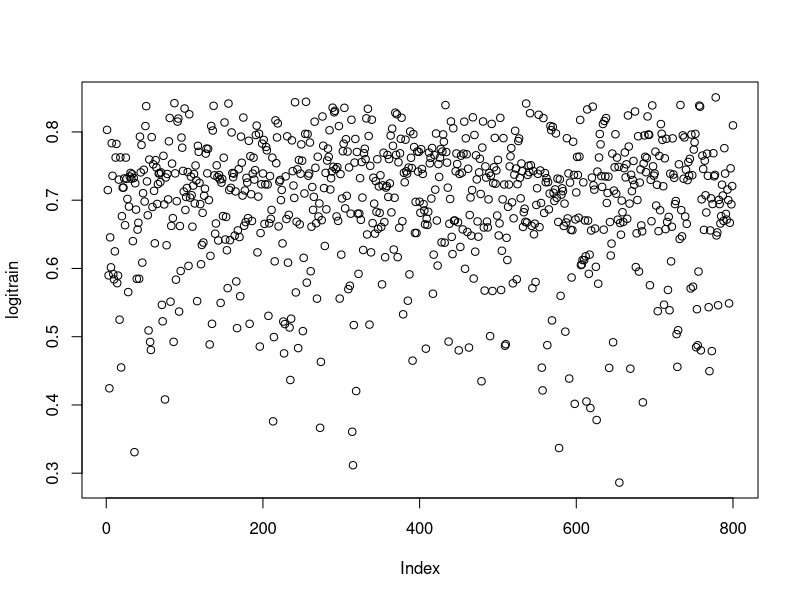
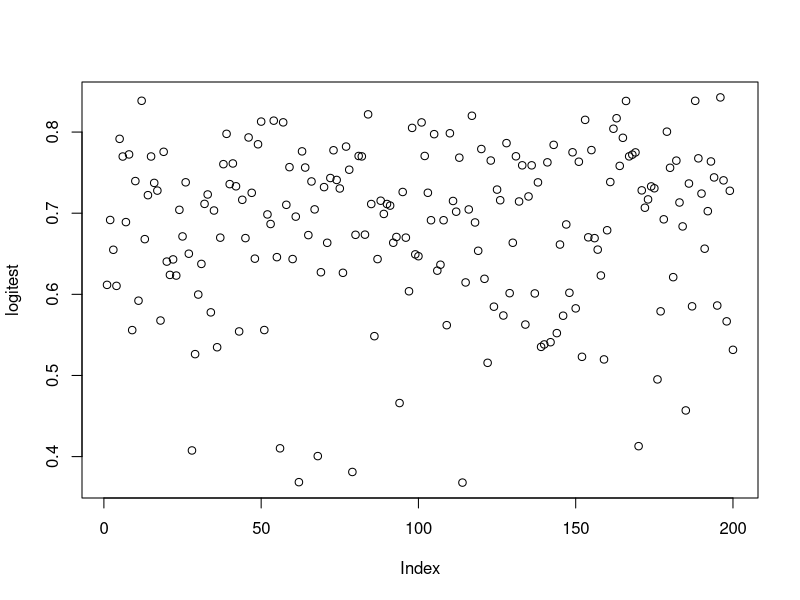
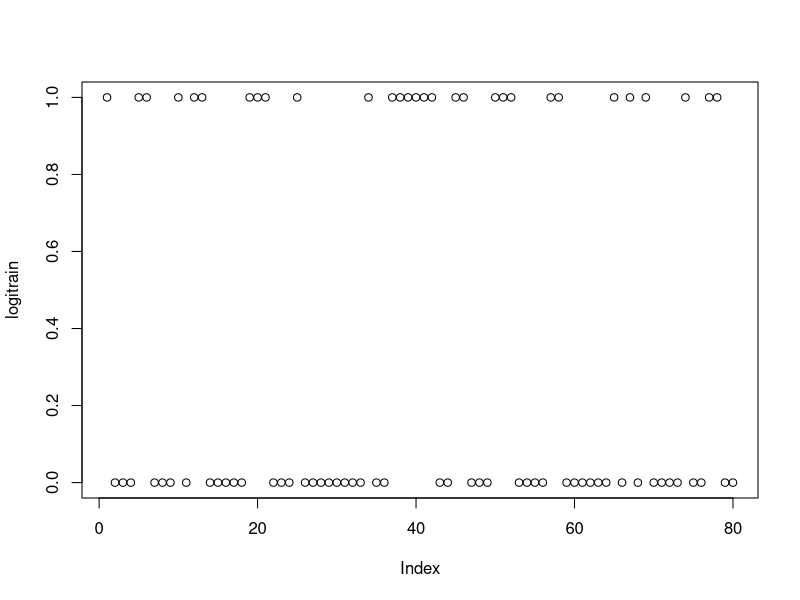
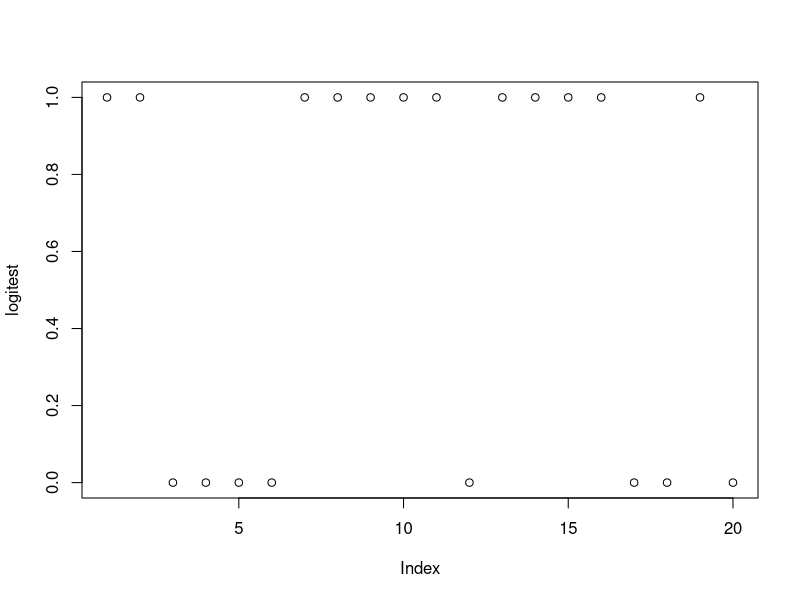

Source code (R) for these figures, in order:
rm(list=ls())

data <- read.csv("Train.csv",stringsAsFactors = T)
logreg <- glm(formula = data$creditScore ~.,family='binomial', data = data)
summary(logreg)

logitrain <- predict(logreg, type='response') # type='response' gives probability otherwise the log-odds by default
plot(logitrain)
tapply(logitrain,data$creditScore,mean)


TEST_data <- read.csv("Test.csv",stringsAsFactors = T)
logitest <- predict(logreg, newdata = TEST_data, type='response')
plot(logitest)
tapply(logitest,TEST_data$creditScore,mean)
TEST_data[logitest <=0.7, "LogiTest"]="bad"
TEST_data[logitest >0.7, "LogiTest"]="good"

#install.packages("caret")
library(caret)
confusionMatrix(table(TEST_data[,4],TEST_data[,5]),positive='good')

###################
#For crashTest dataset
###################
rm(list=ls())

data <- read.csv("crashTest_TRAIN.csv",stringsAsFactors = T)
logreg <- glm(formula = data$CarType ~.,family='binomial', data = data)
summary(logreg)

logitrain <- predict(logreg, type='response') # type='response' gives probability otherwise the log-odds by default
plot(logitrain)
tapply(logitrain,data$CarType,mean)


TEST_data <- read.csv("crashTest_TEST.csv",stringsAsFactors = T)
logitest <- predict(logreg, newdata = TEST_data, type='response')
plot(logitest)
tapply(logitest,TEST_data$CarType,mean)
TEST_data[logitest <=0.7, "LogiTest"]="Hatchback"
TEST_data[logitest >0.7, "LogiTest"]="SUV"

#install.packages("caret")
library(caret)
confusionMatrix(table(TEST_data[,7],TEST_data[,8]),positive='Hatchback')
